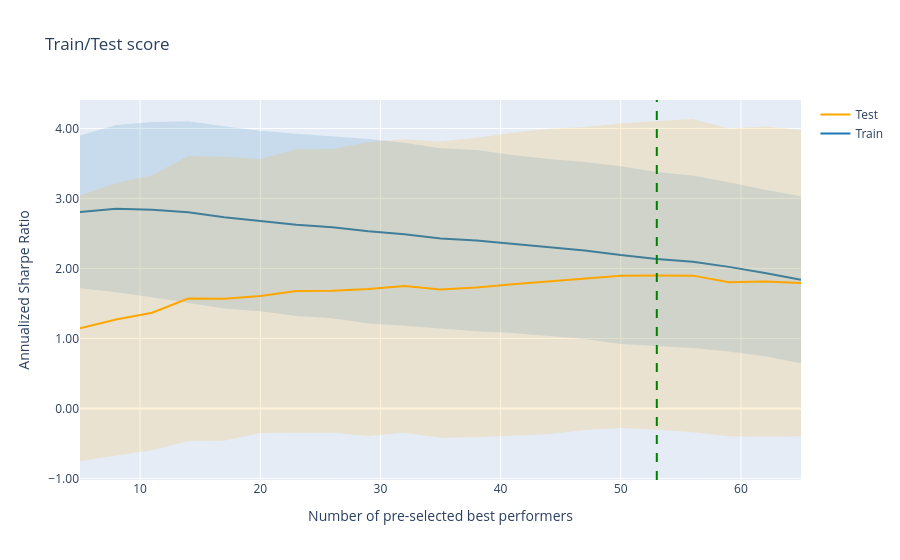

Write notebook code for a chart like this one.
### Code cell
cv_results = grid_search.cv_results_
fig = go.Figure(
    [
        go.Scatter(
            x=cv_results["param_pre_selection__k"],
            y=cv_results["mean_train_score"],
            name="Train",
            mode="lines",
            line=dict(color="rgb(31, 119, 180)"),
        ),
        go.Scatter(
            x=cv_results["param_pre_selection__k"],
            y=cv_results["mean_train_score"] + cv_results["std_train_score"],
            mode="lines",
            line=dict(width=0),
            showlegend=False,
        ),
        go.Scatter(
            x=cv_results["param_pre_selection__k"],
            y=cv_results["mean_train_score"] - cv_results["std_train_score"],
            mode="lines",
            line=dict(width=0),
            showlegend=False,
            fillcolor="rgba(31, 119, 180,0.15)",
            fill="tonexty",
        ),
        go.Scatter(
            x=cv_results["param_pre_selection__k"],
            y=cv_results["mean_test_score"],
            name="Test",
            mode="lines",
            line=dict(color="rgb(255,165,0)"),
        ),
        go.Scatter(
            x=cv_results["param_pre_selection__k"],
            y=cv_results["mean_test_score"] + cv_results["std_test_score"],
            mode="lines",
            line=dict(width=0),
            showlegend=False,
        ),
        go.Scatter(
            x=cv_results["param_pre_selection__k"],
            y=cv_results["mean_test_score"] - cv_results["std_test_score"],
            line=dict(width=0),
            mode="lines",
            fillcolor="rgba(255,165,0, 0.15)",
            fill="tonexty",
            showlegend=False,
        ),
    ]
)
fig.add_vline(
    x=grid_search.best_params_["pre_selection__k"],
    line_width=2,
    line_dash="dash",
    line_color="green",
)
fig.update_layout(
    title="Train/Test score",
    xaxis_title="Number of pre-selected best performers",
    yaxis_title="Annualized Sharpe Ratio",
)
fig.update_yaxes(tickformat=".2f")
show(fig)

### Figure 1 — Plotly figure (JSON) as saved in the notebook; plotly's stock layout.template omitted (floating-point values rounded to 4 significant figures)
{"data": [{"line": {"color": "rgb(31, 119, 180)"}, "mode": "lines", "name": "Train", "type": "scatter", "x": [5, 8, 11, 14, 17, 20, 23, 26, 29, 32, 35, 38, 41, 44, 47, 50, 53, 56, 59, 62, 65], "y": [2.808, 2.854, 2.839, 2.802, 2.73, 2.678, 2.623, 2.588, 2.532, 2.488, 2.428, 2.397, 2.349, 2.301, 2.256, 2.191, 2.136, 2.095, 2.022, 1.935, 1.839]}, {"line": {"width": 0}, "mode": "lines", "showlegend": false, "type": "scatter", "x": [5, 8, 11, 14, 17, 20, 23, 26, 29, 32, 35, 38, 41, 44, 47, 50, 53, 56, 59, 62, 65], "y": [3.898, 4.049, 4.091, 4.103, 4.031, 3.968, 3.926, 3.888, 3.85, 3.796, 3.717, 3.692, 3.621, 3.565, 3.52, 3.459, 3.378, 3.329, 3.233, 3.123, 3.032]}, {"fill": "tonexty", "fillcolor": "rgba(31, 119, 180,0.15)", "line": {"width": 0}, "mode": "lines", "showlegend": false, "type": "scatter", "x": [5, 8, 11, 14, 17, 20, 23, 26, 29, 32, 35, 38, 41, 44, 47, 50, 53, 56, 59, 62, 65], "y": [1.717, 1.659, 1.586, 1.502, 1.429, 1.388, 1.32, 1.287, 1.214, 1.18, 1.139, 1.103, 1.078, 1.038, 0.9934, 0.9218, 0.8948, 0.8617, 0.8119, 0.7464, 0.6463]}, {"line": {"color": "rgb(255,165,0)"}, "mode": "lines", "name": "Test", "type": "scatter", "x": [5, 8, 11, 14, 17, 20, 23, 26, 29, 32, 35, 38, 41, 44, 47, 50, 53, 56, 59, 62, 65], "y": [1.145, 1.272, 1.366, 1.571, 1.567, 1.607, 1.677, 1.68, 1.707, 1.749, 1.697, 1.728, 1.775, 1.813, 1.856, 1.895, 1.9, 1.897, 1.801, 1.812, 1.792]}, {"line": {"width": 0}, "mode": "lines", "showlegend": false, "type": "scatter", "x": [5, 8, 11, 14, 17, 20, 23, 26, 29, 32, 35, 38, 41, 44, 47, 50, 53, 56, 59, 62, 65], "y": [3.041, 3.221, 3.331, 3.606, 3.595, 3.565, 3.701, 3.707, 3.808, 3.845, 3.814, 3.866, 3.939, 3.994, 4.02, 4.07, 4.105, 4.135, 3.999, 4.027, 3.98]}, {"fill": "tonexty", "fillcolor": "rgba(255,165,0, 0.15)", "line": {"width": 0}, "mode": "lines", "showlegend": false, "type": "scatter", "x": [5, 8, 11, 14, 17, 20, 23, 26, 29, 32, 35, 38, 41, 44, 47, 50, 53, 56, 59, 62, 65], "y": [-0.7513, -0.6775, -0.5979, -0.464, -0.461, -0.3507, -0.3468, -0.3471, -0.394, -0.3475, -0.4191, -0.4106, -0.3893, -0.3683, -0.3079, -0.2796, -0.3057, -0.3407, -0.396, -0.4039, -0.3971]}], "layout": {"shapes": [{"line": {"color": "green", "dash": "dash", "width": 2}, "type": "line", "x0": 53, "x1": 53, "xref": "x", "y0": 0, "y1": 1, "yref": "y domain"}], "title": {"text": "Train/Test score"}, "xaxis": {"title": {"text": "Number of pre-selected best performers"}}, "yaxis": {"tickformat": ".2f", "title": {"text": "Annualized Sharpe Ratio"}}}}
